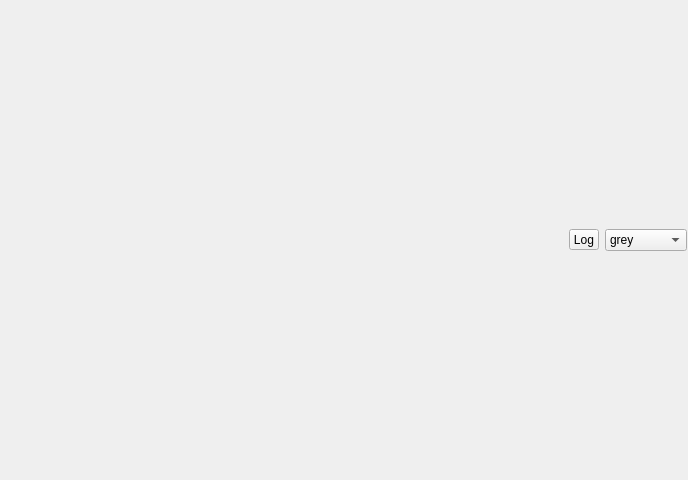
<?xml version="1.0" encoding="UTF-8"?>
<ui version="4.0">
 <class>Form</class>
 <widget class="QWidget" name="Form">
  <property name="geometry">
   <rect>
    <x>0</x>
    <y>0</y>
    <width>688</width>
    <height>480</height>
   </rect>
  </property>
  <property name="windowTitle">
   <string>Form</string>
  </property>
  <layout class="QHBoxLayout" name="horizontalLayout">
   <property name="spacing">
    <number>0</number>
   </property>
   <property name="leftMargin">
    <number>0</number>
   </property>
   <property name="topMargin">
    <number>0</number>
   </property>
   <property name="rightMargin">
    <number>0</number>
   </property>
   <property name="bottomMargin">
    <number>0</number>
   </property>
   <item>
    <widget class="QFrame" name="imageFrame">
     <property name="frameShape">
      <enum>QFrame::NoFrame</enum>
     </property>
     <property name="frameShadow">
      <enum>QFrame::Plain</enum>
     </property>
     <property name="lineWidth">
      <number>0</number>
     </property>
    </widget>
   </item>
   <item>
    <widget class="QFrame" name="toolFrame">
     <property name="sizePolicy">
      <sizepolicy hsizetype="Fixed" vsizetype="Preferred">
       <horstretch>0</horstretch>
       <verstretch>0</verstretch>
      </sizepolicy>
     </property>
     <property name="minimumSize">
      <size>
       <width>120</width>
       <height>0</height>
      </size>
     </property>
     <property name="frameShape">
      <enum>QFrame::NoFrame</enum>
     </property>
     <property name="frameShadow">
      <enum>QFrame::Plain</enum>
     </property>
     <property name="lineWidth">
      <number>0</number>
     </property>
     <layout class="QGridLayout" name="toolLayout">
      <property name="leftMargin">
       <number>1</number>
      </property>
      <property name="topMargin">
       <number>1</number>
      </property>
      <property name="rightMargin">
       <number>1</number>
      </property>
      <property name="bottomMargin">
       <number>1</number>
      </property>
      <item row="0" column="1">
       <widget class="QComboBox" name="cmapBox">
        <item>
         <property name="text">
          <string>grey</string>
         </property>
        </item>
        <item>
         <property name="text">
          <string>viridis</string>
         </property>
        </item>
        <item>
         <property name="text">
          <string>plasma</string>
         </property>
        </item>
        <item>
         <property name="text">
          <string>inferno</string>
         </property>
        </item>
        <item>
         <property name="text">
          <string>magma</string>
         </property>
        </item>
        <item>
         <property name="text">
          <string>spectrum</string>
         </property>
        </item>
        <item>
         <property name="text">
          <string>thermal</string>
         </property>
        </item>
        <item>
         <property name="text">
          <string>flame</string>
         </property>
        </item>
        <item>
         <property name="text">
          <string>yellowy</string>
         </property>
        </item>
        <item>
         <property name="text">
          <string>bipolar</string>
         </property>
        </item>
        <item>
         <property name="text">
          <string>cyclic</string>
         </property>
        </item>
        <item>
         <property name="text">
          <string>greyclip</string>
         </property>
        </item>
       </widget>
      </item>
      <item row="0" column="0">
       <widget class="QToolButton" name="logButton">
        <property name="minimumSize">
         <size>
          <width>30</width>
          <height>0</height>
         </size>
        </property>
        <property name="maximumSize">
         <size>
          <width>30</width>
          <height>16777215</height>
         </size>
        </property>
        <property name="text">
         <string>Log</string>
        </property>
        <property name="checkable">
         <bool>true</bool>
        </property>
       </widget>
      </item>
     </layout>
    </widget>
   </item>
  </layout>
 </widget>
 <resources/>
 <connections/>
</ui>
